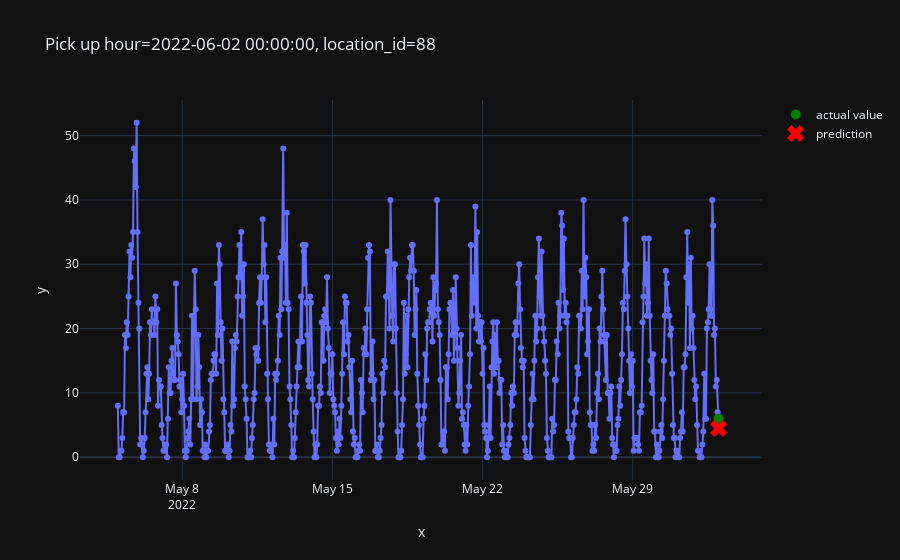

Write notebook code for a chart like this one.
### Code cell
plot_one_sample(
    example_id=3979,
    features=X_test,
    targets=y_test,
    predictions=pd.Series(predictions)
)

### Figure 1 — Plotly figure (JSON) as saved in the notebook; plotly's stock layout.template omitted (floating-point values rounded to 4 significant figures; data arrays with more than 128 entries replaced by an {"elided": "..."} marker saying what was removed)
{"data": [{"hovertemplate": "x=%{x}<br>y=%{y}<extra></extra>", "legendgroup": "", "line": {"color": "#636efa", "dash": "solid"}, "marker": {"symbol": "circle"}, "mode": "markers+lines", "name": "", "orientation": "v", "showlegend": false, "type": "scatter", "x": {"elided": "673 str values"}, "xaxis": "x", "y": {"elided": "673 int values"}, "yaxis": "y"}, {"line": {"color": "green"}, "marker": {"size": 10}, "mode": "markers", "name": "actual value", "type": "scatter", "x": ["2022-06-02T00:00:00"], "y": [6]}, {"line": {"color": "red"}, "marker": {"size": 15, "symbol": "x"}, "mode": "markers", "name": "prediction", "type": "scatter", "x": ["2022-06-02T00:00:00"], "y": [4.473]}], "layout": {"legend": {"tracegroupgap": 0}, "title": {"text": "Pick up hour=2022-06-02 00:00:00, location_id=88"}, "xaxis": {"anchor": "y", "domain": [0, 1], "title": {"text": "x"}}, "yaxis": {"anchor": "x", "domain": [0, 1], "title": {"text": "y"}}}}
